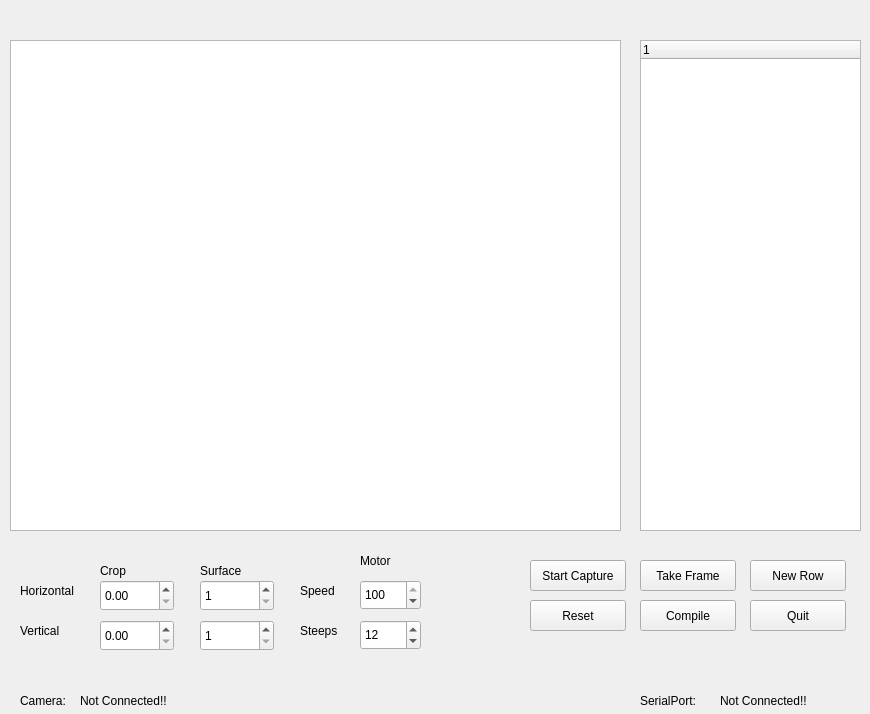
<?xml version="1.0" encoding="UTF-8"?>
<ui version="4.0">
 <class>TurBoCapture</class>
 <widget class="QMainWindow" name="TurBoCapture">
  <property name="enabled">
   <bool>true</bool>
  </property>
  <property name="geometry">
   <rect>
    <x>0</x>
    <y>0</y>
    <width>870</width>
    <height>714</height>
   </rect>
  </property>
  <property name="windowTitle">
   <string>TurBoCapture</string>
  </property>
  <widget class="QWidget" name="centralWidget">
   <widget class="QDoubleSpinBox" name="horizontalSpinBox">
    <property name="geometry">
     <rect>
      <x>100</x>
      <y>580</y>
      <width>74</width>
      <height>31</height>
     </rect>
    </property>
    <property name="maximum">
     <double>999.990000000000009</double>
    </property>
   </widget>
   <widget class="QPushButton" name="quitButton">
    <property name="geometry">
     <rect>
      <x>750</x>
      <y>600</y>
      <width>96</width>
      <height>31</height>
     </rect>
    </property>
    <property name="text">
     <string>Quit</string>
    </property>
   </widget>
   <widget class="QDoubleSpinBox" name="verticalSpinBox">
    <property name="geometry">
     <rect>
      <x>100</x>
      <y>620</y>
      <width>74</width>
      <height>31</height>
     </rect>
    </property>
    <property name="maximum">
     <double>999.990000000000009</double>
    </property>
   </widget>
   <widget class="QGraphicsView" name="graphicsView">
    <property name="geometry">
     <rect>
      <x>10</x>
      <y>40</y>
      <width>611</width>
      <height>491</height>
     </rect>
    </property>
    <property name="frameShadow">
     <enum>QFrame::Sunken</enum>
    </property>
    <property name="lineWidth">
     <number>1</number>
    </property>
    <property name="interactive">
     <bool>true</bool>
    </property>
   </widget>
   <widget class="QLabel" name="horizontalLabel">
    <property name="geometry">
     <rect>
      <x>20</x>
      <y>580</y>
      <width>71</width>
      <height>21</height>
     </rect>
    </property>
    <property name="text">
     <string>Horizontal</string>
    </property>
   </widget>
   <widget class="QLabel" name="verticalLabel">
    <property name="geometry">
     <rect>
      <x>20</x>
      <y>620</y>
      <width>51</width>
      <height>21</height>
     </rect>
    </property>
    <property name="text">
     <string>Vertical</string>
    </property>
   </widget>
   <widget class="QPushButton" name="takeFrameButton">
    <property name="geometry">
     <rect>
      <x>640</x>
      <y>560</y>
      <width>96</width>
      <height>31</height>
     </rect>
    </property>
    <property name="text">
     <string>Take Frame</string>
    </property>
   </widget>
   <widget class="QTreeWidget" name="treeWidget">
    <property name="geometry">
     <rect>
      <x>640</x>
      <y>40</y>
      <width>221</width>
      <height>491</height>
     </rect>
    </property>
    <column>
     <property name="text">
      <string notr="true">1</string>
     </property>
    </column>
   </widget>
   <widget class="QPushButton" name="compileButton">
    <property name="geometry">
     <rect>
      <x>640</x>
      <y>600</y>
      <width>96</width>
      <height>31</height>
     </rect>
    </property>
    <property name="text">
     <string>Compile</string>
    </property>
   </widget>
   <widget class="QPushButton" name="newRowButton">
    <property name="geometry">
     <rect>
      <x>750</x>
      <y>560</y>
      <width>96</width>
      <height>31</height>
     </rect>
    </property>
    <property name="text">
     <string>New Row</string>
    </property>
   </widget>
   <widget class="QSpinBox" name="verticalSurfaceSpinBox">
    <property name="geometry">
     <rect>
      <x>200</x>
      <y>620</y>
      <width>74</width>
      <height>31</height>
     </rect>
    </property>
    <property name="minimum">
     <number>1</number>
    </property>
    <property name="maximum">
     <number>999</number>
    </property>
   </widget>
   <widget class="QSpinBox" name="horizontalSurfaceSpinBox">
    <property name="geometry">
     <rect>
      <x>200</x>
      <y>580</y>
      <width>74</width>
      <height>31</height>
     </rect>
    </property>
    <property name="minimum">
     <number>1</number>
    </property>
    <property name="maximum">
     <number>999</number>
    </property>
   </widget>
   <widget class="QLabel" name="cropLabel">
    <property name="geometry">
     <rect>
      <x>100</x>
      <y>560</y>
      <width>66</width>
      <height>21</height>
     </rect>
    </property>
    <property name="text">
     <string>Crop</string>
    </property>
   </widget>
   <widget class="QLabel" name="surfaceLabel">
    <property name="geometry">
     <rect>
      <x>200</x>
      <y>560</y>
      <width>66</width>
      <height>21</height>
     </rect>
    </property>
    <property name="text">
     <string>Surface</string>
    </property>
   </widget>
   <widget class="QPushButton" name="captureButton">
    <property name="geometry">
     <rect>
      <x>530</x>
      <y>560</y>
      <width>96</width>
      <height>31</height>
     </rect>
    </property>
    <property name="text">
     <string>Start Capture</string>
    </property>
   </widget>
   <widget class="QPushButton" name="resetButton">
    <property name="geometry">
     <rect>
      <x>530</x>
      <y>600</y>
      <width>96</width>
      <height>31</height>
     </rect>
    </property>
    <property name="text">
     <string>Reset</string>
    </property>
   </widget>
   <widget class="QLabel" name="serialLabel">
    <property name="geometry">
     <rect>
      <x>640</x>
      <y>690</y>
      <width>71</width>
      <height>21</height>
     </rect>
    </property>
    <property name="text">
     <string>SerialPort:</string>
    </property>
   </widget>
   <widget class="QLabel" name="serialPortStatus">
    <property name="geometry">
     <rect>
      <x>720</x>
      <y>690</y>
      <width>111</width>
      <height>21</height>
     </rect>
    </property>
    <property name="text">
     <string>Not Connected!!</string>
    </property>
   </widget>
   <widget class="QLabel" name="camLabel">
    <property name="geometry">
     <rect>
      <x>20</x>
      <y>690</y>
      <width>66</width>
      <height>21</height>
     </rect>
    </property>
    <property name="text">
     <string>Camera:</string>
    </property>
   </widget>
   <widget class="QLabel" name="camStatusLabel">
    <property name="geometry">
     <rect>
      <x>80</x>
      <y>690</y>
      <width>111</width>
      <height>21</height>
     </rect>
    </property>
    <property name="text">
     <string>Not Connected!!</string>
    </property>
   </widget>
   <widget class="QSpinBox" name="speedSpinBox">
    <property name="geometry">
     <rect>
      <x>360</x>
      <y>580</y>
      <width>61</width>
      <height>30</height>
     </rect>
    </property>
    <property name="minimum">
     <number>10</number>
    </property>
    <property name="maximum">
     <number>100</number>
    </property>
    <property name="value">
     <number>100</number>
    </property>
   </widget>
   <widget class="QLabel" name="label">
    <property name="geometry">
     <rect>
      <x>300</x>
      <y>580</y>
      <width>41</width>
      <height>21</height>
     </rect>
    </property>
    <property name="text">
     <string>Speed</string>
    </property>
   </widget>
   <widget class="QLabel" name="label_2">
    <property name="geometry">
     <rect>
      <x>360</x>
      <y>550</y>
      <width>66</width>
      <height>21</height>
     </rect>
    </property>
    <property name="text">
     <string>Motor</string>
    </property>
   </widget>
   <widget class="QLabel" name="label_3">
    <property name="geometry">
     <rect>
      <x>300</x>
      <y>620</y>
      <width>51</width>
      <height>21</height>
     </rect>
    </property>
    <property name="text">
     <string>Steeps</string>
    </property>
   </widget>
   <widget class="QSpinBox" name="steepsSpinBox">
    <property name="geometry">
     <rect>
      <x>360</x>
      <y>620</y>
      <width>61</width>
      <height>30</height>
     </rect>
    </property>
    <property name="maximum">
     <number>100</number>
    </property>
    <property name="value">
     <number>12</number>
    </property>
   </widget>
   <zorder>horizontalSpinBox</zorder>
   <zorder>quitButton</zorder>
   <zorder>verticalSpinBox</zorder>
   <zorder>graphicsView</zorder>
   <zorder>horizontalLabel</zorder>
   <zorder>verticalLabel</zorder>
   <zorder>takeFrameButton</zorder>
   <zorder>treeWidget</zorder>
   <zorder>compileButton</zorder>
   <zorder>newRowButton</zorder>
   <zorder>verticalSurfaceSpinBox</zorder>
   <zorder>horizontalSurfaceSpinBox</zorder>
   <zorder>cropLabel</zorder>
   <zorder>surfaceLabel</zorder>
   <zorder>captureButton</zorder>
   <zorder>resetButton</zorder>
   <zorder>serialLabel</zorder>
   <zorder>serialPortStatus</zorder>
   <zorder>camLabel</zorder>
   <zorder>camStatusLabel</zorder>
   <zorder>label</zorder>
   <zorder>speedSpinBox</zorder>
   <zorder>label_2</zorder>
   <zorder>label_3</zorder>
   <zorder>steepsSpinBox</zorder>
  </widget>
 </widget>
 <layoutdefault spacing="6" margin="11"/>
 <tabstops>
  <tabstop>graphicsView</tabstop>
  <tabstop>treeWidget</tabstop>
  <tabstop>horizontalSpinBox</tabstop>
  <tabstop>verticalSpinBox</tabstop>
  <tabstop>horizontalSurfaceSpinBox</tabstop>
  <tabstop>verticalSurfaceSpinBox</tabstop>
  <tabstop>takeFrameButton</tabstop>
  <tabstop>newRowButton</tabstop>
  <tabstop>compileButton</tabstop>
  <tabstop>quitButton</tabstop>
 </tabstops>
 <resources/>
 <connections/>
</ui>
